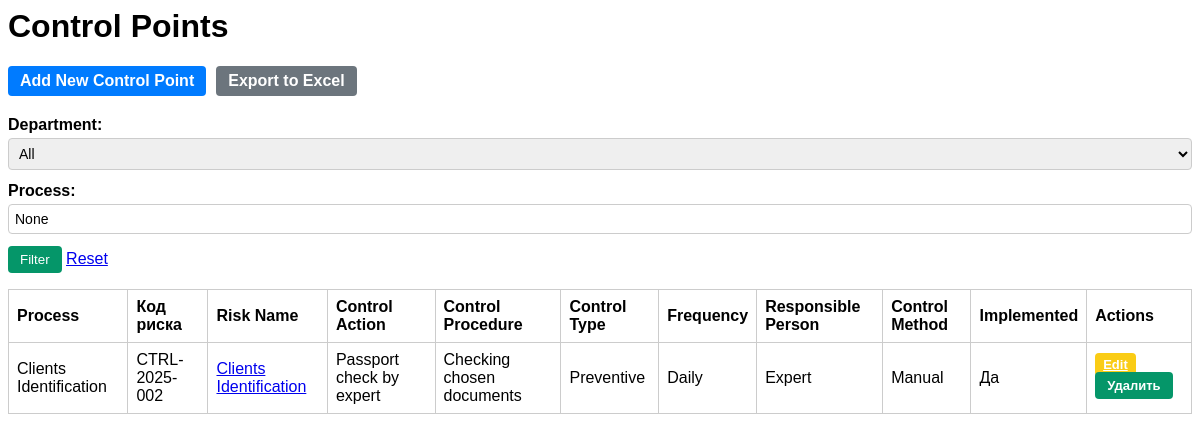
Page /ru/control/control-points/ on the committed database.
### control_app/models.py (models this page shows, shortened)
class ControlPoint(models.Model):
    CONTROL_TYPE_CHOICES = [
        ('preventive', _("Preventive")),
        ('detective', _("Detective")),
    ]
    CONTROL_METHOD_CHOICES = [
        ('manual', _("Manual")),
        ('automated', _("Automated")),
    ]
    process = models.CharField(_("Process"), max_length=255)
    related_risk = models.ForeignKey(
        Risk,
        on_delete=models.SET_NULL,
        null=True,
        blank=True,
        related_name="linked_control_points",
        verbose_name=_("Related Risk")
    )
    control_action = models.CharField(_("Control Action"), max_length=255)
    control_procedure = models.TextField(_("Control Procedure"))
    control_type = models.CharField(_("Control Type"), max_length=20, choices=CONTROL_TYPE_CHOICES)
    frequency = models.CharField(_("Frequency"), max_length=100)
    responsible_person = models.CharField(_("Responsible Person"), max_length=100)
    control_method = models.CharField(_("Control Method"), max_length=20, choices=CONTROL_METHOD_CHOICES)
    implemented = models.BooleanField(_("Implemented"), default=False)
    division = models.ForeignKey('Division', verbose_name=_("Division"), on_delete=models.CASCADE, null=True, blank=True)
    department = models.ForeignKey('Department', on_delete=models.CASCADE, related_name='control_points')
    @property
    def related_risk_code(self):
        return self.related_risk.risk_code if self.related_risk else ""
    @property
    def related_risk_name(self):
        return self.related_risk.name if self.related_risk else ""

class Risk(models.Model):
    risk_code = models.CharField(_("Risk Code"), max_length=20, unique=True, blank=True)
    name = models.CharField(_("Name"), max_length=255)
    risk_type = models.CharField(_("Risk Type"), max_length=100)
    source = models.CharField(_("Source"), max_length=255)
    registered_at = models.DateField(_("Registration Date"))
    department = models.CharField(_("Department"), max_length=100)
    owner = models.CharField(_("Risk Owner"), max_length=100)
    process = models.CharField(_("Process"), max_length=255)
    probability = models.IntegerField(_("Probability (1–5)"))
    impact = models.IntegerField(_("Impact (1–5)"))
    level = models.IntegerField(_("Risk Level"), blank=True, null=True)

### control_app/views.py (the view)
# urls.py: path('control-points/', views.control_point_list, name='control_point_list'),
def control_point_list(request):
    selected_department = request.GET.get('department')
    selected_process = request.GET.get('process')
    control_points = ControlPoint.objects.all()
    if selected_department:
        control_points = control_points.filter(division__department__name=selected_department)
    if selected_process:
        control_points = control_points.filter(process__icontains=selected_process)
    departments = Department.objects.all()
    return render(request, 'control_app/control_point_list.html', {
        'control_points': control_points,
        'departments': departments,
        'selected_department': selected_department,
        'selected_process': selected_process,
        'hide_sidebar': True,
    })

### control_app/templates/control_app/control_point_list.html (shortened to what this page needs)
{% load i18n static %}
<link rel="stylesheet" href="{% static 'css/style.css' %}">
<!DOCTYPE html>
<html lang="{{ LANGUAGE_CODE }}">
<head>
    <link rel="stylesheet" href="{% static 'css/style.css' %}">
</head>
<body>
    <h1 class="text-2xl font-bold text-green-800 mb-6">{% trans "Control Points" %}</h1>
    <div class="top-buttons">
        <a href="{% url 'control_point_create' %}" class="btn btn-primary">
            {% trans "Add New Control Point" %}
        </a>
        <a href="{% url 'export_control_points_excel' %}" class="btn btn-secondary">
            {% trans "Export to Excel" %}
        </a>
    </div>
    <form method="get" class="mb-6 flex items-center space-x-4">
        <div>
            <label for="department" class="text-sm font-medium">{% trans "Department:" %}</label>
            <select name="department" id="department" onchange="this.form.submit()" class="form-select border-gray-300 rounded px-2 py-1">
                <option value="">{% trans "All" %}</option>
            </select>
        </div>
        <div>
            <label for="process" class="text-sm font-medium">{% trans "Process:" %}</label>
            <input type="text" name="process" value="{{ selected_process }}" placeholder="{% trans 'Enter process name' %}"
                   class="form-input border border-gray-300 rounded px-2 py-1" />
        </div>
        <button type="submit" class="bg-green-700 text-white px-3 py-1 rounded text-sm font-medium hover:bg-green-800">
            {% trans "Filter" %}
        </button>
        <a href="{% url 'control_point_list' %}" class="text-sm text-gray-600 hover:underline mt-5">
            {% trans "Reset" %}
        </a>
    </form>
    <table class="w-full text-sm border border-collapse border-gray-300 bg-white shadow">
        <thead class="bg-gray-100">
            <tr>
                <th class="border px-2 py-2">{% trans "Process" %}</th>
                <th class="border px-2 py-2">{% trans "Risk Code" %}</th>
                <th class="border px-2 py-2">{% trans "Risk Name" %}</th>
                <th class="border px-2 py-2">{% trans "Control Action" %}</th>
                <th class="border px-2 py-2">{% trans "Control Procedure" %}</th>
                <th class="border px-2 py-2">{% trans "Control Type" %}</th>
                <th class="border px-2 py-2">{% trans "Frequency" %}</th>
                <th class="border px-2 py-2">{% trans "Responsible Person" %}</th>
                <th class="border px-2 py-2">{% trans "Control Method" %}</th>
                <th class="border px-2 py-2">{% trans "Implemented" %}</th>
                <th class="border px-2 py-2">{% trans "Actions" %}</th>
            </tr>
        </thead>
        <tbody>
    {% for point in control_points %}
    <tr>
        <td class="border px-2 py-1">{{ point.process }}</td>
        <td class="border px-2 py-1">{{ point.related_risk_code }}</td>
        <td class="border px-2 py-1">
            {% if point.related_risk %}
                <a href="{% url 'control_risk_list' %}?name={{ point.related_risk.name }}" class="text-blue-600 hover:underline">
    {{ point.related_risk_name }}
</a>
            {% else %}
                —
            {% endif %}
        </td>
        <td class="border px-2 py-1">{{ point.control_action }}</td>
        <td class="border px-2 py-1">{{ point.control_procedure }}</td>
        <td class="border px-2 py-1">{{ point.get_control_type_display }}</td>
        <td class="border px-2 py-1">{{ point.frequency }}</td>
        <td class="border px-2 py-1">{{ point.responsible_person }}</td>
        <td class="border px-2 py-1">{{ point.get_control_method_display }}</td>
        <td class="border px-2 py-1">
            {% if point.implemented %}{% trans "Yes" %}{% else %}{% trans "No" %}{% endif %}
        </td>
        <td class="border px-2 py-1 space-x-2 text-center">
            <a href="{% url 'control_point_edit' point.pk %}" class="btn-edit">
                {% trans "Edit" %}
            </a>
            <form method="post" action="{% url 'control_point_delete' point.pk %}" style="display:inline;">
                <button type="submit" class="btn-delete"
                        onclick="return confirm('{% trans 'Are you sure you want to delete this control point?' %}')">
                    {% trans "Delete" %}
                </button>
            </form>
        </td>
    </tr>
    {% empty %}
    <tr>
        <td colspan="11" class="text-center text-gray-500 py-3">{% trans "No data available" %}</td>
    </tr>
    {% endfor %}
</tbody>
</table>
</body>
</html>

### control_app/static/css/style.css (style rules this page uses)
input, select, textarea { width: 100%; padding: 6px; border: 1px solid #ccc; border-radius: 4px; margin-bottom: 12px; font-size: 14px; }
label { font-weight: bold; display: block; margin-bottom: 4px; }
.btn { display: inline-block; padding: 8px 14px; border: none; border-radius: 4px; text-decoration: none; font-weight: bold; cursor: pointer; }
body { font-family: Arial, sans-serif; }
.btn-primary { background-color: #007BFF; color: white; padding: 6px 12px; border: none; border-radius: 4px; font-weight: bold; cursor: pointer; }
.btn-secondary { background-color: #6c757d; color: white; padding: 6px 12px; border: none; border-radius: 4px; font-weight: bold; cursor: pointer; }
.top-buttons { margin-bottom: 20px; display: flex; gap: 10px; }
table { border-collapse: collapse; width: 100%; margin-bottom: 20px; }
table, th, td { border: 1px solid #ccc; }
th, td { padding: 8px; text-align: left; }
button[type="submit"], .btn-filter { background-color: #059669; color: white; border: none; padding: 6px 12px; border-radius: 4px; cursor: pointer; }
.btn-edit { background-color: #facc15; color: white; padding: 4px 8px; border: none; border-radius: 4px; font-size: 13px; font-weight: bold; cursor: pointer; }
.btn-delete { background-color: #059669; color: white; padding: 4px 8px; border: none; border-radius: 4px; font-size: 13px; font-weight: bold; cursor: pointer; }

### rows in the picture
ControlPoint: process "Clients Identification", related_risk_code "CTRL-2025-002", related_risk_name "Clients Identification", control_action "Passport check by expert", control_procedure "Checking chosen documents", control_type "Preventive", frequency "Daily", responsible_person "Expert", control_method "Manual"
